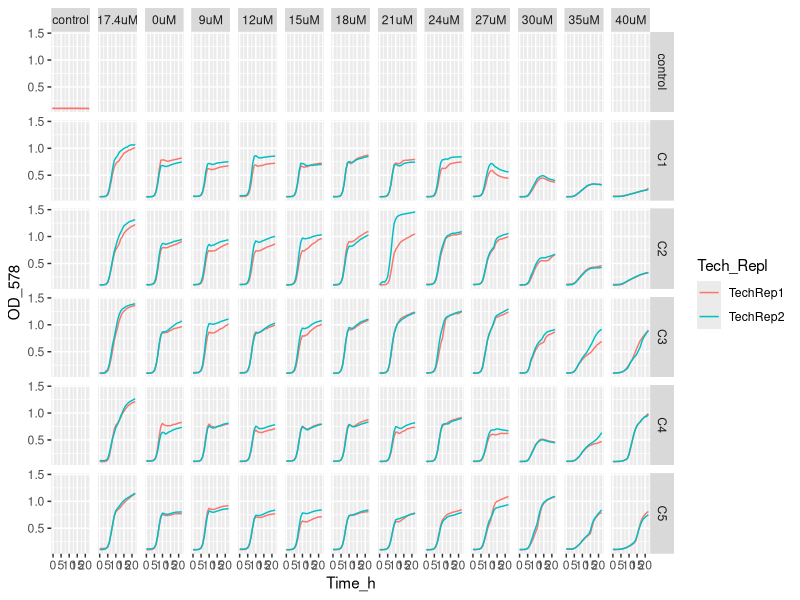
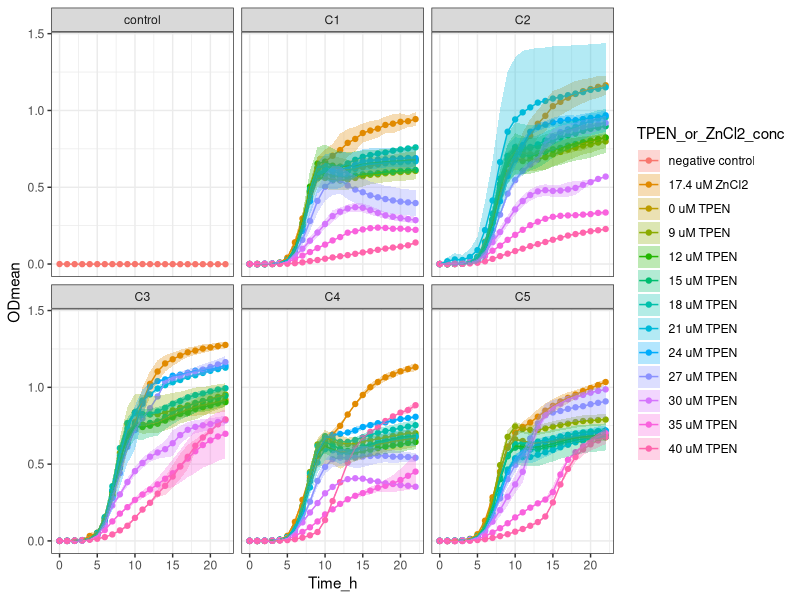

Generate these figures, in order, with R:
setwd("~/ITQB/Plate readings/Exp42_sarela_2plates_06062024")

library(tidyverse)

library(readxl)
Exp42 <- Exp42_2plates_06062024 <- read_excel("Exp42_2plates_06062024_final_final.xlsx")
View(Exp42) 

Exp42_v1 <- Exp42 %>%
  pivot_longer(names_to = "Condition", values_to = "OD_578", cols = -Time_h)
Exp42_v1
View(Exp42_v1)


Exp42_v2 <- separate(Exp42_v1, Condition, 
                     c("Community",
                       "Transfer_medium",
                       "Zn_condition", 
                       "Tech_Repl",
                       "Biol_Repl",
                       "TPEN_or_ZnCl2_conc",
                       "Well_number"), 
                     sep = "_", remove = FALSE,
                     convert = FALSE)
View(Exp42_v2)

Exp42_v2$OD_578 <- as.numeric (Exp42_v2$OD_578) #Because OD_578 values are character

Exp42_v2$TPEN_or_ZnCl2_conc <- factor(Exp42_v2$TPEN_or_ZnCl2_conc, levels = c("nodrug",
                                                                              "1.74",
                                                                              "0",
                                                                              "1.8",
                                                                              "2.4",
                                                                              "3.0",
                                                                              "3.6",
                                                                              "4.2",
                                                                              "4.8",
                                                                              "5.4",
                                                                              "6.0",
                                                                              "7.0",
                                                                              "8.0"))

Exp42_v2 <- Exp42_v2 %>% mutate(TPEN_or_ZnCl2_conc = recode (TPEN_or_ZnCl2_conc,
                                                             "nodrug" = "control",
                                                             "1.74" = "17.4uM",
                                                             "0" = "0uM",
                                                             "1.8" = "9uM",
                                                             "2.4" = "12uM",
                                                             "3.0" = "15uM",
                                                             "3.6" = "18uM",
                                                             "4.2" = "21uM",
                                                             "4.8" = "24uM",
                                                             "5.4" = "27uM",
                                                             "6.0" = "30uM",
                                                             "7.0" = "35uM",
                                                             "8.0" = "40uM"))


Exp42_v2$Community <- factor(Exp42_v2$Community, levels = c("control",
                                                            "C1",
                                                            "C2",
                                                            "C3",
                                                            "C4",
                                                            "C5"))

Exp42_v2 %>%
  ggplot(aes(x= Time_h, y=OD_578, color = Tech_Repl)) +
  geom_line() +
  facet_grid (Community ~ TPEN_or_ZnCl2_conc)


Exp42_v3<- Exp42_v2 %>% group_by(Community, Transfer_medium, Zn_condition, Tech_Repl, Biol_Repl, Well_number) %>%
  mutate(blank = Time_h ==0)


View(Exp42_v3)

Exp42_v4 <- Exp42_v3 %>%
  group_by(Community, Transfer_medium, Zn_condition, Tech_Repl, Biol_Repl, Well_number) %>%
  mutate(OD = OD_578 - OD_578[blank]) %>%
  ungroup()


View(Exp42_v4)

#Obtain the mean and sd
Exp42_v5 <- Exp42_v4 %>% group_by(Time_h, Community, TPEN_or_ZnCl2_conc, Zn_condition) %>%
  summarise(ODmean = mean(OD), sdOD = sd(OD), n())

Exp42_v5$Community <- factor(Exp42_v5$Community, levels = c("control",
                                                            "C1",
                                                            "C2",
                                                            "C3",
                                                            "C4",
                                                            "C5"))


Exp42_v5 <- Exp42_v5 %>% mutate(TPEN_or_ZnCl2_conc =  recode (TPEN_or_ZnCl2_conc,
                                                              "control" = "negative control",
                                                              "17.4uM" = "17.4 uM ZnCl2",
                                                              "0uM" = "0 uM TPEN",
                                                              "9uM" = "9 uM TPEN",
                                                              "12uM" = "12 uM TPEN",
                                                              "15uM" = "15 uM TPEN",
                                                              "18uM" = "18 uM TPEN",
                                                              "21uM" = "21 uM TPEN",
                                                              "24uM" = "24 uM TPEN",
                                                              "27uM" = "27 uM TPEN",
                                                              "30uM" = "30 uM TPEN",
                                                              "35uM" = "35 uM TPEN",
                                                              "40uM" = "40 uM TPEN"))




Exp42_v5  %>% ggplot(aes(x = Time_h,
                         y = ODmean,
                         color = TPEN_or_ZnCl2_conc,
                         fill = TPEN_or_ZnCl2_conc
)) +
  geom_point() +
  geom_line() +
  geom_ribbon(aes(ymin=ODmean-sdOD, ymax=ODmean+sdOD),
              alpha = 0.3, colour = NA) +
  facet_wrap (Community ~ .) +
  theme_bw()
